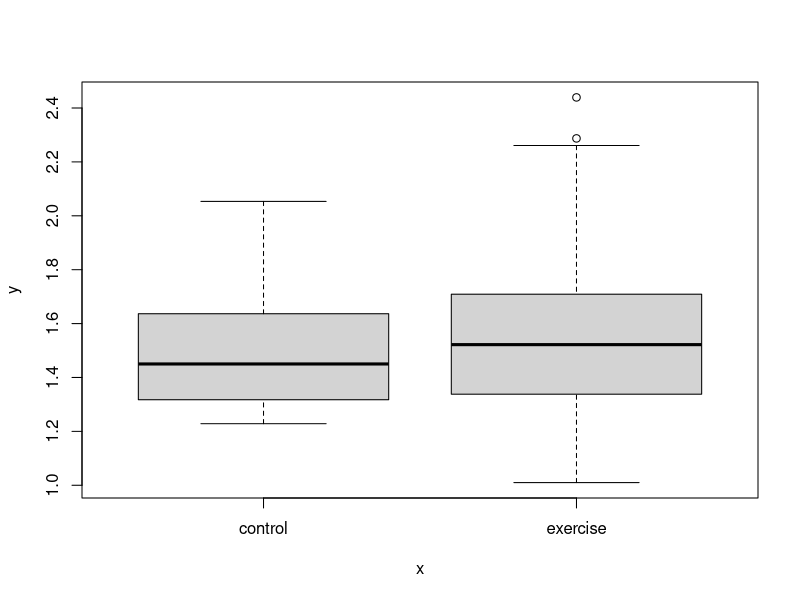
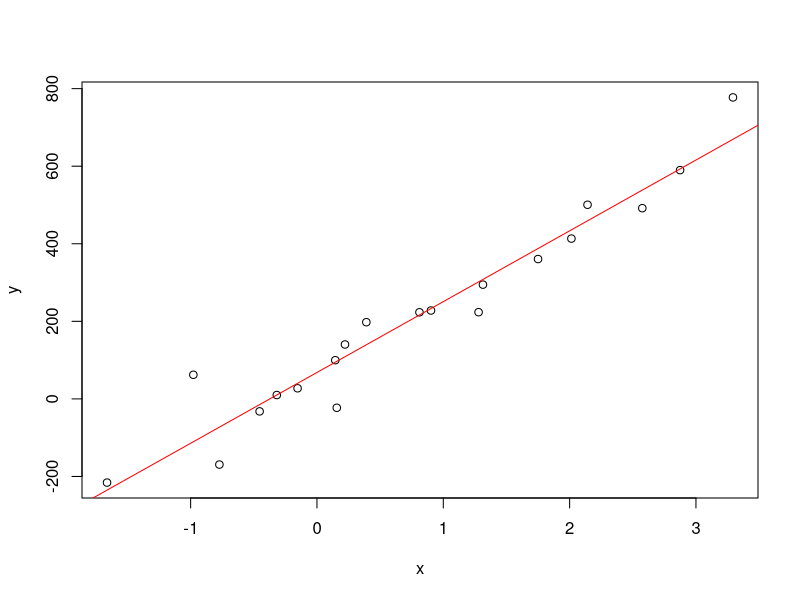

Reproduce these figures in R, in order.
setwd("~/course_Exper/Repo/reaction_time")
D <- read.table("rt_data_with_computed_averages.csv", header=TRUE, sep=",", as.is=TRUE)
df <- D[, c("id", "group", "trial", "avg_incongruent")]

#Converting group and trial in R factor variables
df$group <- as.factor(df$group)
df$trial <- as.factor(df$trial)

#Simple Linear Regression model
linReg_model <- lm(avg_incongruent ~ group + trial, data= df)
summary(linReg_model)

plot(df$group, df$avg_incongruent)


set.seed(100)
# Generate x
x <- runif(n = 20, min = -2, max = 4)
# Simulate y
beta0 <- 50; beta1 <- 200; sigma <- 90
y <- beta0 + beta1 * x + rnorm(n = length(x), mean = 0, sd = sigma)
# From here: like for the analysis of 'real data', we have data in x and y:
# Scatter plot of y against x
plot(x, y)
# Find the least squares estimates, use Theorem 5.4
(beta1hat <- sum( (y - mean(y))*(x-mean(x)) ) / sum( (x-mean(x))^2 ))
(bet0hat <- mean(y) - beta1hat*mean(x))
# Use lm() to find the estimates
lm(y ~ x)
# Plot the fitted line
abline(lm(y ~ x), col="red")

